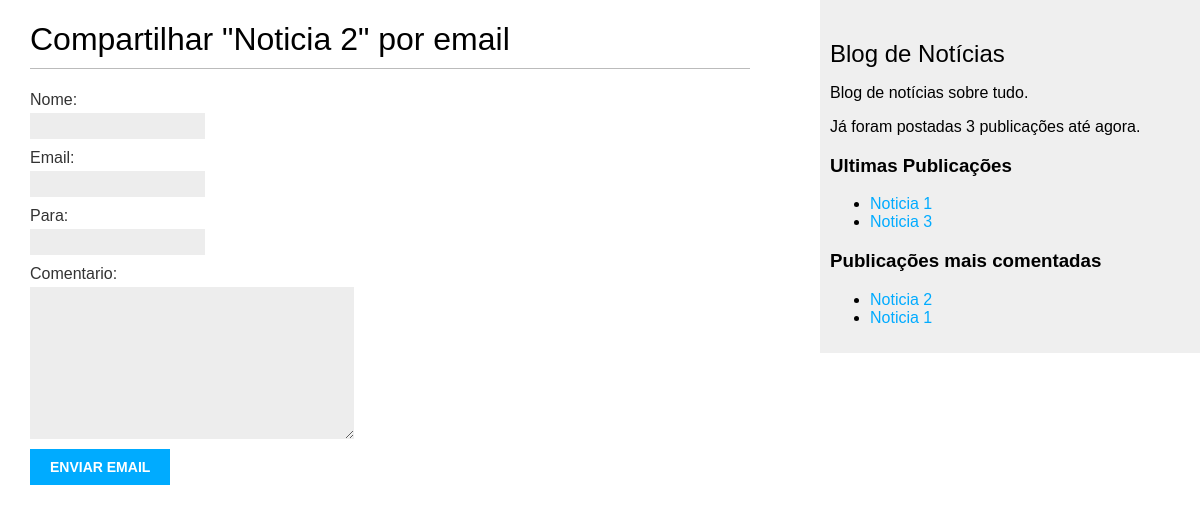
The page /blog/2/compartilhar/ on the database its author committed.
### blog/models.py (models this page shows, shortened)
class Publicacao(models.Model):
    SITUACAO_CHOICES = (
        ('rascunho', 'Rascunho'),
        ('publicado', 'Publicado'),
    )
    titulo = models.CharField(max_length=250)
    slug = models.SlugField(max_length=250, unique_for_date='publicado_em')
    autor = models.ForeignKey(User, on_delete=models.CASCADE, related_name='publicacoes_blog')
    descricao = models.TextField()
    publicado_em = models.DateTimeField(default=timezone.now)
    criado_em = models.DateTimeField(auto_now_add=True)
    atualizado_em = models.DateTimeField(auto_now=True)
    situacao = models.CharField(max_length=10, choices=SITUACAO_CHOICES, default='rascunho')
    tags = TaggableManager()
    class Meta():
        ordering = ('-publicado_em',)
    def get_absolute_url(self):
        return reverse('blog:publicacao_detalhe',
        args=[
        self.publicado_em.year,
        self.publicado_em.month,
        self.publicado_em.day,
        self.slug
        ])

### blog/views.py (the view)
# urls.py: path('<int:publicacao_id>/compartilhar/', views.compartilhar_publicacao, name='compartilhar_publicacao'),
def compartilhar_publicacao(request, publicacao_id):
    publicacao = get_object_or_404(Publicacao, id=publicacao_id, situacao='publicado')
    sent = False
    if request.method == 'POST':
        form = EnviarEmailForm(request.POST)
        if form.is_valid():
            cd = form.cleaned_data
            publicacao_url = request.build_absolute_uri(
            publicacao.get_absolute_url())
            subject = f"{cd['nome']} recomenda a leitura de " \
            f"{publicacao.titulo}"
            message = f"Read {publicacao.titulo} em {publicacao_url}\n\n" \
            f"{cd['nome']}\'s comentario: {cd['comentario']}"
            send_mail(subject, message, 'glaucogti@gmail.com',
            [cd['para']])
            sent = True
    else:
        form = EnviarEmailForm()
        print ("FORMULARIO EMAIL", form)
    return render(request, 'blog/publicacao/compartilhar.html',
    {'publicacao': publicacao,'form': form, 'sent':sent})

### blog/forms.py
class EnviarEmailForm(forms.Form):
    nome = forms.CharField(max_length=25)
    email = forms.EmailField()
    para = forms.EmailField()
    comentario = forms.CharField(required=False, widget=forms.Textarea)

### blog/templatetags/blog_tags.py (called while the page is built)
@register.simple_tag
def total_publicacoes():
     return Publicacao.objects.count()

@register.inclusion_tag('blog/publicacao/ultimas_publicacoes.html')
def mostrar_ultimas_publicacoes(count=5):
    ultimas_publicacoes = Publicacao.objects.order_by('-publicado_em')[:count]
    return {'ultimas_publicacoes': ultimas_publicacoes}

@register.simple_tag
def buscar_publicacoes_mais_comentadas(count=2):
    return Publicacao.objects.annotate(total_comentarios=Count('comentarios')
    ).order_by('-total_comentarios')[:count]

### blog/templates/blog/publicacao/compartilhar.html (shortened to what this page needs)
{% extends "blog/base.html" %}
{% block content %}
 {% if sent %}
 <h1>E-mail enviado com sucesso!!!</h1>
 <p>
 "{{ publicacao.titulo }}" Foi enviado para {{ form.cleaned_data.para }}.
 </p>
 {% else %}
 <h1>Compartilhar "{{ publicacao.titulo }}" por email</h1>
 <form method="post">
 {% for field in form %}
    <div>
        {{ field.label_tag }} {{ field }}
    </div>
{% endfor %}
 <input type="submit" value="Enviar Email">
 </form>
 {% endif %}
{% endblock %}

### blog/templates/blog/base.html (shortened to what this page needs)
{% load blog_tags %}
{% load static %}
<!DOCTYPE html>
<html>
    <head>
        <link href="{% static "css/blog.css" %}" rel="stylesheet">
    </head>
    <body>
    <div id="content">
        {% block content %}
        {% endblock %}
    </div>
    <div id="sidebar">
        <h2>Blog de Notícias</h2>
        <p>Blog de notícias sobre tudo.</p>
        <p>Já foram postadas {% total_publicacoes %} publicações até agora.</p>
        <h3>Ultimas Publicações</h3>
        {% mostrar_ultimas_publicacoes 2 %}
        <h3>Publicações mais comentadas</h3>
        {% buscar_publicacoes_mais_comentadas as publicacoes_mais_comentadas %}
        <ul>
            {% for publicacao in publicacoes_mais_comentadas %}
                <li>
                    <a href="{{ publicacao.get_absolute_url }}">{{ publicacao.titulo }}</a>
                </li>
            {% endfor %}
        </ul>
    </div>
    </body>
</html>

### blog/templates/blog/publicacao/ultimas_publicacoes.html
<ul>
 {% for publicacao in ultimas_publicacoes %}
    <li>
        <a href="{{ publicacao.get_absolute_url }}">{{ publicacao.titulo }}</a>
    </li>
 {% endfor %}
</ul>

### blog/static/css/blog.css (style rules this page uses)
body { margin:0; padding:0; font-family:helvetica, sans-serif; }
a { color:#00abff; text-decoration:none; }
h1 { font-weight:normal; border-bottom:1px solid #bbb; padding:0 0 10px 0; }
h2 { font-weight:normal; margin:30px 0 0; }
#content { float:left; width:60%; padding:0 0 0 30px; }
#sidebar { float:right; width:30%; padding:10px; background:#efefef; height:100%; }
label { float:left; clear:both; color:#333; margin-bottom:4px; }
input, textarea { clear:both; float:left; margin:0 0 10px; background:#ededed; border:0; padding:6px 10px; font-size:12px; }
input[type=submit] { font-weight:bold; background:#00abff; color:#fff; padding:10px 20px; font-size:14px; text-transform:uppercase; }

### rows shown on the page
Publicacao: titulo "Noticia 2"
Publicacao: titulo "Noticia 1"
Publicacao: titulo "Noticia 3"

### other values the page prints
{{ field.label_tag }} "Nome:" "Email:" "Para:" "Comentario:"
